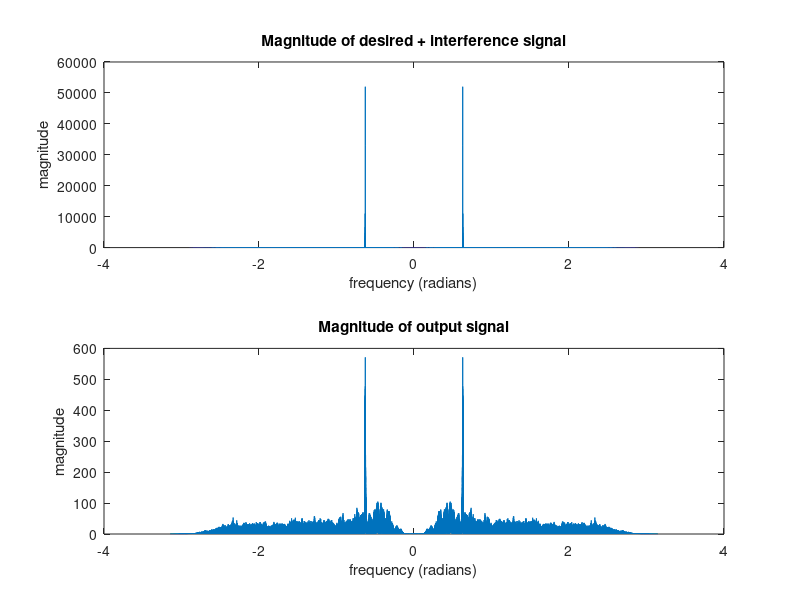
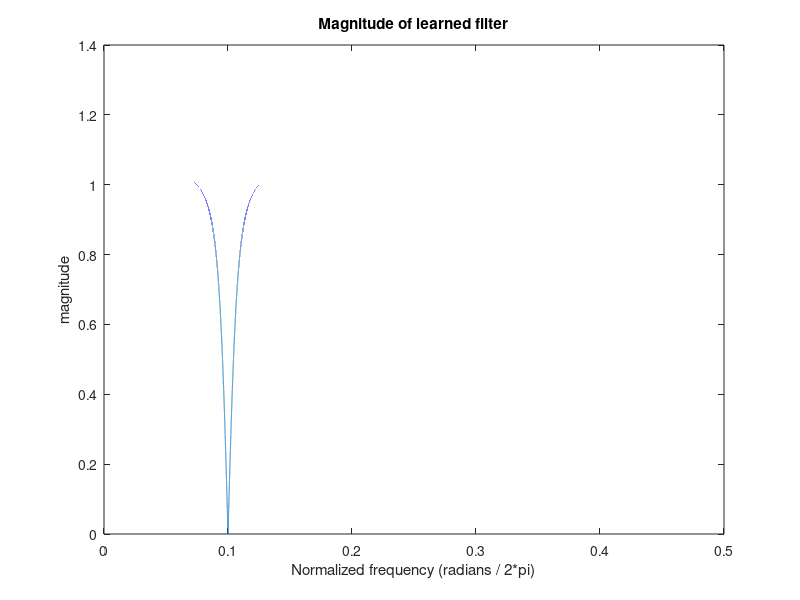
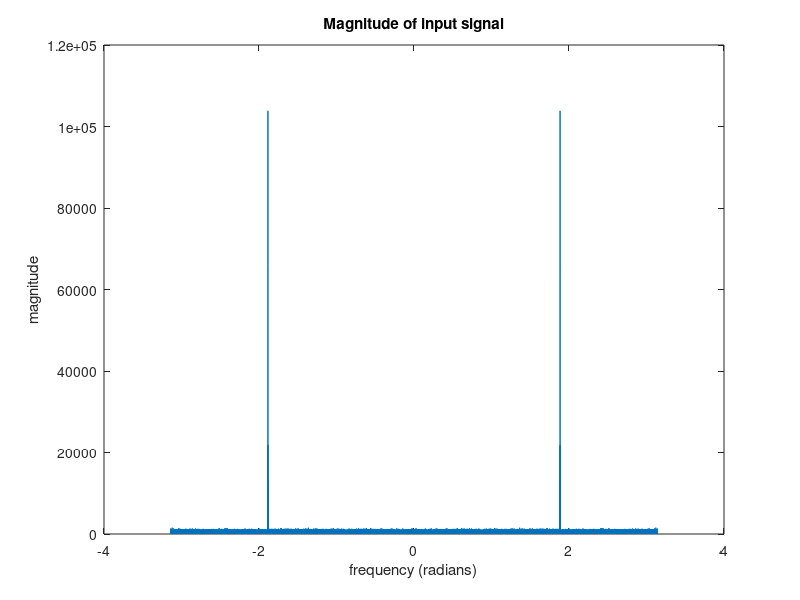

Source code (MATLAB) for these figures, in order:
%% Adaptive notch filter
% Tyler Olivieri & Eric Stahl
% ESE531 DSP Final Project

clc;clear;close all;

load('speech.mat');
load('speech_fs.mat');

mu = .01; % learning rate
a = 0; % a = -2cos(w)
f_d = .3;  % desired frequency(s)
f_i = .1;  % interference frequency
l = 208000; % length of signals
r = .95; % rejection bandwidth

n = 1:l;
% generate desired signal (for now a simple sine wave)
x_d = awgn(sin(2*pi*f_d*n),0);

% generate interference signal (very low signal to interference ratio)
x_i = 2*sin(2*pi*f_i*n);
n= 1:length(data);
x_ispeech = .5*sin(2*pi*f_i*n);
x_n = (data'/2) + x_ispeech;

% mix signals
%x_n = x_d + x_i;

%initialize output vector
y_n = zeros([1 length(x_n)]);

% learn adaptive notch filter
for i = 3:length(x_n)
    
    % calculate intermediate sample
    e_n = x_n(i) + a*x_n(i-1) + x_n(i-2);
    
    % calculate output sample
    y_n(i) = e_n - r*a*y_n(i-1) - (r^2)*y_n(i-2);
    
    % update parameter a
    a = a - mu*y_n(i)*x_n(i-1);
    
    % reset a to 0 if outside -2 <= a <= 2 bound
    if (a <= -2)
        a = 0;
    end
    if (a >= 2)
        a = 0;
    end
    
end

% plot frequency response of input signal
w = linspace(-pi,pi,l*2);
H = abs(fftshift(fft(x_d, l*2)));
figure;
plot(w,H)
title('Magnitude of input signal');
xlabel('frequency (radians)');
ylabel('magnitude');

% plot frequency response of corrupted signal
w = linspace(-pi,pi,l*2);
H = abs(fftshift(fft(x_n, l*2)));
figure;
subplot(2,1,1)
plot(w,H)
title('Magnitude of desired + interference signal');
xlabel('frequency (radians)');
ylabel('magnitude');

% plot frequency response of output signal
w = linspace(-pi,pi,l*2);
H = abs(fftshift(fft(y_n, l*2)));
subplot(2,1,2)
plot(w,H)
title('Magnitude of output signal');
xlabel('frequency (radians)');
ylabel('magnitude');
print -depsc adaptive_notch_inout

% frequency response of learned filter ** normalized so freq appears 0 to
% .5
b = [1 a 1];
aa = [1 r*a r*r];
[H,w] = freqz(b,aa,l*2);
figure;
plot(w/(2*pi),abs(H))
title('Magnitude of learned filter');
xlabel('Normalized frequency (radians / 2*pi)');
ylabel('magnitude');
print -depsc adaptive_notch_learned

